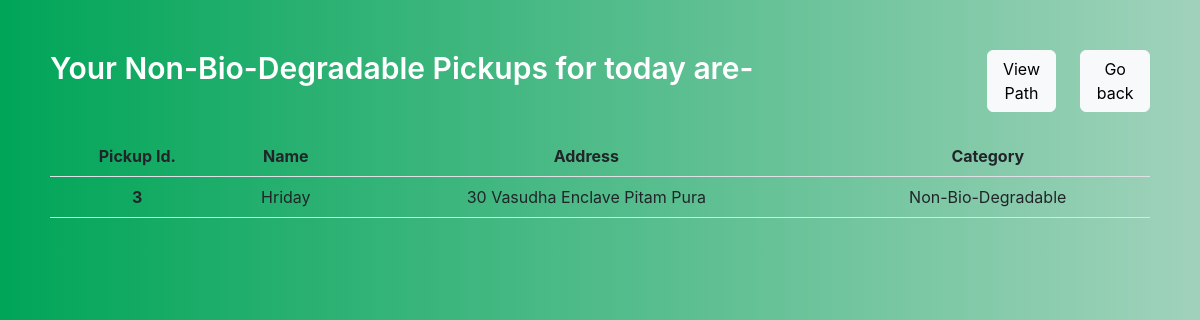
The page /nonbio on the database its author committed.
### app.py (models this page shows, shortened)
class Todo(db.Model):
    id = db.Column(db.Integer, primary_key=True)
    firstname = db.Column(db.String(200), nullable=False)
    address = db.Column(db.String(200))
    category=db.Column(db.String)

### app.py (the view)
@app.route('/nonbio')
def nonbio():
    tasks2 = Todo.query.filter_by(category='Non-Bio-Degradable').all()
    return render_template('nonbio.html',tasks=tasks2)

### templates/nonbio.html (shortened to what this page needs)
{% extends 'home.html' %}
{% block body %}
<div class="gradient-custom text-center" style="min-height: 30%;">
<div class="row">
  <div class="col-md-10" style="height:40px;">
    <h1 style="font-size: 30px; margin-top:0px; color:rgb(255, 255, 255); font-weight: 600;float: left;">Your Non-Bio-Degradable Pickups for today are-</h1>
    </div>
  <div class="col-md-1"><button type="submit" class="btn btn-light btn-rounded" style="float:right;">
    <a href="/route"> View Path</a></div>
    <div class="col-md-1"><button type="submit" class="btn btn-light btn-rounded" style="float:right;">
        <a href="/trucker"> Go back</a>
      </button></div>
</div>
<br>
    <table class="table">
    <tr><th scope="col">Pickup Id.</th>
        <th scope="col">Name</th>
        <th scope="col">Address</th>
        <th scope="col">Category</th>
      </tr>
      {% for task in tasks %}
        <tr>
          <th scope="row">{{task.id}}</th>
          <td>{{task.firstname}}</td>
          <td>{{task.address}}</td>
          <td>{{task.category}}</td>
        </tr>
        {% endfor %}
    </table>
  </div>
{% endblock %}

### static/css/style.css (style rules this page uses)
html { overflow-x: hidden; }
body { font-family: -apple-system,BlinkMacSystemFont,"Segoe UI",Roboto,Helvetica,Arial,sans-serif,"Apple Color Emoji","Segoe UI Emoji","Segoe UI Symbol"; }
a { color: black; text-decoration: none; }

### templates/nonbio.html (style rules this page uses)
.gradient-custom { background: -webkit-linear-gradient(left, #00a558, #a0d2bb); padding: 50px; height: 100vh; width: 100%; }

### rows shown on the page
Todo: id "3", firstname "Hriday", address "30 Vasudha Enclave Pitam Pura", category "Non-Bio-Degradable"
